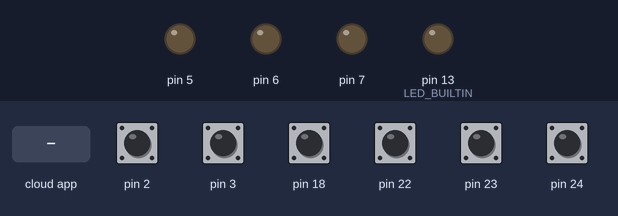
This sketch was run on a simulated Arduino Mega 2560, built with avr-gcc and run on an emulated ATmega2560. Shown: output pins drawn as LEDs (lit = HIGH). Dashed ring = blinking. The test bench sets the inputs (shaded band); at power-on: pin 2, pin 3, pin 18, pin 22–24 HIGH. The ROS host is connected and sends only what is stated.

Above: at 1.2 s.
1.3 s: pin 2 pulled LOW for 0.15 s
At 1.5 s:
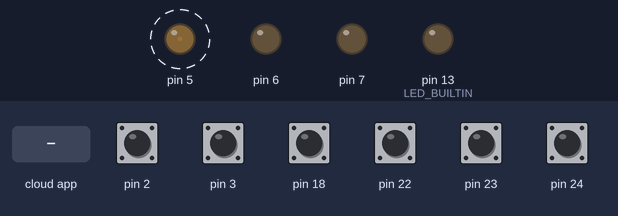
3.0 s: the phone or cloud app sets command to -100
At 5.7 s:
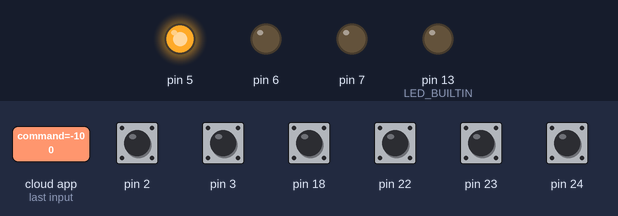
6.0 s: pin 3 pulled LOW for 0.15 s
At 6.17 s:
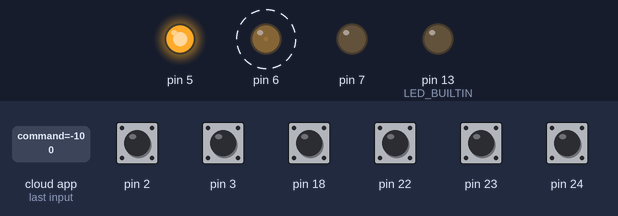
7.7 s: pin 18 pulled LOW for 0.15 s
At 7.87 s:
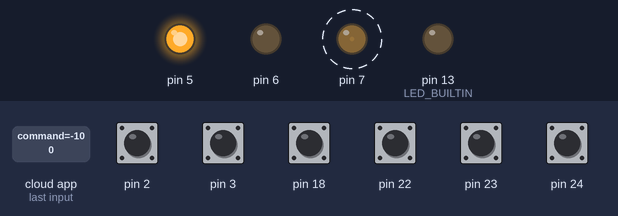
9.4 s: pin 3 pulled LOW for 1 s
At 10.8 s:
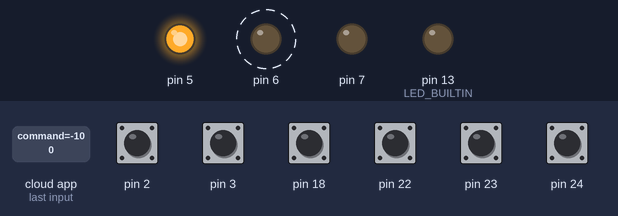
11.9 s: the phone or cloud app sets command to 0
At 12.8 s:
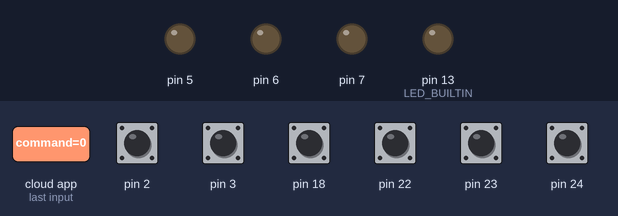
Timing chart, 0 to 14.9 s (numbered marks = the images above; inputs shaded):
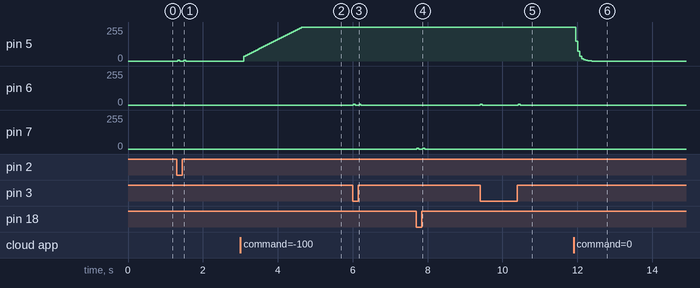

Measured:
- after the input at 1.3 s, pin 5: alternates 7/255 for 0.05 s and 0/255 for 0.11 s, 4 changes in all, then stays 0/255, starting at once
- after the input at 3.0 s, pin 5: moves from 0/255 to 255/255 over 1.5 s, starting after 0.09 s
- after the input at 6.0 s, pin 6: alternates 7/255 for 0.05 s and 0/255 for 0.11 s, 4 changes in all, then stays 0/255, starting at once
- after the input at 7.7 s, pin 7: alternates 7/255 for 0.05 s and 0/255 for 0.11 s, 4 changes in all, then stays 0/255, starting at once
- after the input at 9.4 s, pin 6: alternates 7/255 for 0.05 s and 0/255 for 0.96 s, starting at once
- after the input at 11.9 s, pin 5: moves from 255/255 to 0/255 over 0.43 s, starting after 0.06 s

The sketch:

main.ino
```cpp
#include <ros.h>
#include <std_msgs/String.h>
#include <std_msgs/Bool.h>
#include <std_msgs/Float32.h>
#include <std_msgs/Int32.h>

#include "mot.h"
single_wheel wheel0(MOT0_A, MOT0_B, MOT0_P, ENC0_A, ENC0_B);
single_wheel wheel1(MOT1_A, MOT1_B, MOT1_P, ENC1_A, ENC1_B);
single_wheel wheel2(MOT2_A, MOT2_B, MOT2_P, ENC2_A, ENC2_B);

ros::NodeHandle nh;
std_msgs::String str_msg;


std_msgs::Int32 int_msg;
ros::Publisher wheel0_position("wheel0/position", &int_msg);
ros::Publisher wheel1_position("wheel1/position", &int_msg);
ros::Publisher wheel2_position("wheel2/position", &int_msg);
ros::Publisher wheel0_velocity("wheel0/velocity", &int_msg);
ros::Publisher wheel1_velocity("wheel1/velocity", &int_msg);
ros::Publisher wheel2_velocity("wheel2/velocity", &int_msg);

void wheel0_cb(const std_msgs::Float32& msg){
  wheel0.set_command(msg.data);
}
ros::Subscriber<std_msgs::Float32> wheel0_command("wheel0/command", &wheel0_cb);

void wheel1_cb(const std_msgs::Float32& msg){
  wheel1.set_command(msg.data);
}
ros::Subscriber<std_msgs::Float32> wheel1_command("wheel1/command", &wheel1_cb);

void wheel2_cb(const std_msgs::Float32& msg){
  wheel2.set_command(msg.data);
}
ros::Subscriber<std_msgs::Float32> wheel2_command("wheel2/command", &wheel2_cb);

void wheel0_int(){
  wheel0.enc_int();
}
void wheel1_int(){
  wheel1.enc_int();
}
void wheel2_int(){
  wheel2.enc_int();
}

void setup()
{
  nh.initNode();
  nh.advertise(wheel0_position);
  nh.advertise(wheel1_position);
  nh.advertise(wheel2_position);

  nh.advertise(wheel0_velocity);
  nh.advertise(wheel1_velocity);
  nh.advertise(wheel2_velocity);

  nh.subscribe(wheel0_command);
  nh.subscribe(wheel1_command);
  nh.subscribe(wheel2_command);

  pinMode(LED_BUILTIN, OUTPUT);
  pinMode(13, OUTPUT);

  //wheel
  attachInterrupt(digitalPinToInterrupt(wheel0.enc_a_), wheel0_int, CHANGE);
  attachInterrupt(digitalPinToInterrupt(wheel1.enc_a_), wheel1_int, CHANGE);
  attachInterrupt(digitalPinToInterrupt(wheel2.enc_a_), wheel2_int, CHANGE);
}

void loop()
{
  int_msg.data = wheel0.position_;
  wheel0_position.publish( &int_msg );
  int_msg.data = wheel0.velocity_;
  wheel0_velocity.publish( &int_msg );

  int_msg.data = wheel1.position_;
  wheel1_position.publish( &int_msg );
  int_msg.data = wheel1.velocity_;
  wheel1_velocity.publish( &int_msg );

  int_msg.data = wheel2.position_;
  wheel2_position.publish( &int_msg );
  int_msg.data = wheel2.velocity_;
  wheel2_velocity.publish( &int_msg );

  //control
  wheel0.tick();
  wheel1.tick();
  wheel2.tick();

  nh.spinOnce();
  delay(50);
}
```

mot.h
```cpp
//wheel
#define MOT0_A 32
#define MOT0_B 33
#define MOT0_P 5
#define ENC0_A 2
#define ENC0_B 22

#define MOT1_A 34
#define MOT1_B 35
#define MOT1_P 6
#define ENC1_A 3
#define ENC1_B 23

#define MOT2_A 36
#define MOT2_B 37
#define MOT2_P 7
#define ENC2_A 18
#define ENC2_B 24

#define LED0 9
#define LED1 10
#define LEDL 13
#define SW0 48
#define SW1 49

class single_wheel{
public:
  int mot_a_;
  int mot_b_;
  int mot_p_;
  int enc_a_;
  int enc_b_;

  long position_;
  long last_position_;
  int velocity_;

  float command_;
  float integral_;
  float max_integral_;

  float hz_;

  single_wheel(int mot_a, int mot_b, int mot_p, int enc_a, int enc_b){
    mot_a_=mot_a;
    mot_b_=mot_b;
    mot_p_=mot_p;
    enc_a_=enc_a;
    enc_b_=enc_b;

    pinMode(enc_a_, INPUT_PULLUP);
    pinMode(enc_b_, INPUT_PULLUP);

    position_=0;
    last_position_=0;
    velocity_=0;

    integral_=0.0;
    max_integral_=200.0;
    hz_=20;
  }

  void set_command(float command){
    command_=command;
  }

  void set_pwm(int value){
    if(value<-255){
      digitalWrite(mot_a_, LOW);
      digitalWrite(mot_b_, HIGH);
      analogWrite(mot_p_,255);
    }
    else if(value<0){
      digitalWrite(mot_a_, LOW);
      digitalWrite(mot_b_, HIGH);
      analogWrite(mot_p_,-value);
    }
    else if(value<=255){
      digitalWrite(mot_a_, HIGH);
      digitalWrite(mot_b_, LOW);
      analogWrite(mot_p_,value);
    }
    else{
      digitalWrite(mot_a_, HIGH);
      digitalWrite(mot_b_, LOW);
      analogWrite(mot_p_,255);
    }
  }

  void enc_int(){
    bool sa=digitalRead(enc_a_);
    bool sb=digitalRead(enc_b_);
    if(sa==sb)position_++;
    else position_--;
  }

  void tick(){
    float speed=(position_-last_position_)*hz_;
    velocity_=speed;
    last_position_=position_;
    float delta=speed-command_;
    integral_+=delta/hz_;
    if(integral_<-max_integral_)integral_=-max_integral_;
    if(integral_> max_integral_)integral_= max_integral_;
    if(command_==0 && speed==0)integral_/=2.0;
    float out=-0.3*(delta+5*integral_);
    set_pwm((int)out);
  }
};
```
